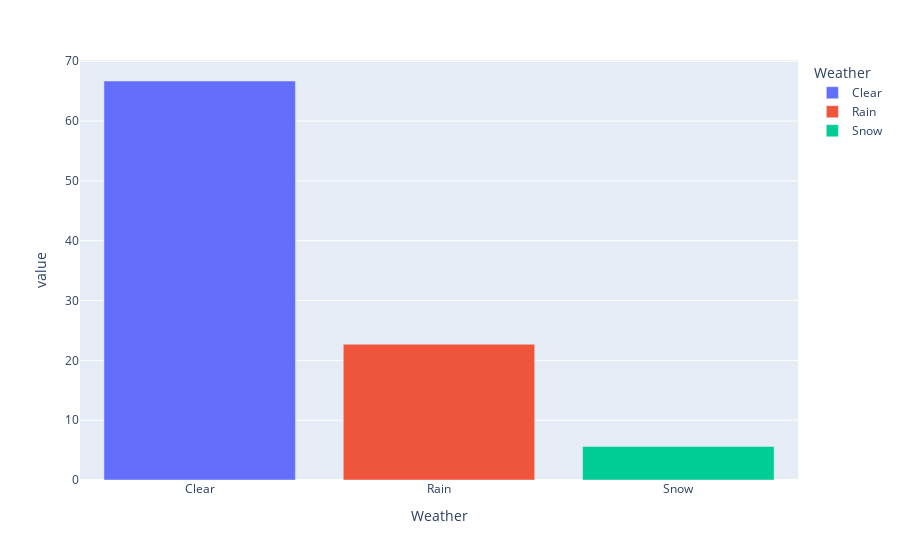

Write notebook code for a chart like this one.
### Code cell
contagem_weather = df_taxi_pricing.value_counts('Weather')

px.bar(contagem_weather/len(df_taxi_pricing) * 100, color=contagem_weather.index)

### Figure 1 — Plotly figure (JSON) as saved in the notebook; plotly's stock layout.template omitted (floating-point values rounded to 4 significant figures)
{"data": [{"hovertemplate": "Weather=%{x}<br>value=%{y}<extra></extra>", "legendgroup": "Clear", "marker": {"color": "#636efa", "pattern": {"shape": ""}}, "name": "Clear", "orientation": "v", "showlegend": true, "textposition": "auto", "type": "bar", "x": ["Clear"], "xaxis": "x", "y": [66.7], "yaxis": "y"}, {"hovertemplate": "Weather=%{x}<br>value=%{y}<extra></extra>", "legendgroup": "Rain", "marker": {"color": "#EF553B", "pattern": {"shape": ""}}, "name": "Rain", "orientation": "v", "showlegend": true, "textposition": "auto", "type": "bar", "x": ["Rain"], "xaxis": "x", "y": [22.7], "yaxis": "y"}, {"hovertemplate": "Weather=%{x}<br>value=%{y}<extra></extra>", "legendgroup": "Snow", "marker": {"color": "#00cc96", "pattern": {"shape": ""}}, "name": "Snow", "orientation": "v", "showlegend": true, "textposition": "auto", "type": "bar", "x": ["Snow"], "xaxis": "x", "y": [5.6], "yaxis": "y"}], "layout": {"barmode": "relative", "legend": {"title": {"text": "Weather"}, "tracegroupgap": 0}, "margin": {"t": 60}, "xaxis": {"anchor": "y", "categoryarray": ["Clear", "Rain", "Snow"], "categoryorder": "array", "domain": [0, 1], "title": {"text": "Weather"}}, "yaxis": {"anchor": "x", "domain": [0, 1], "title": {"text": "value"}}}}
